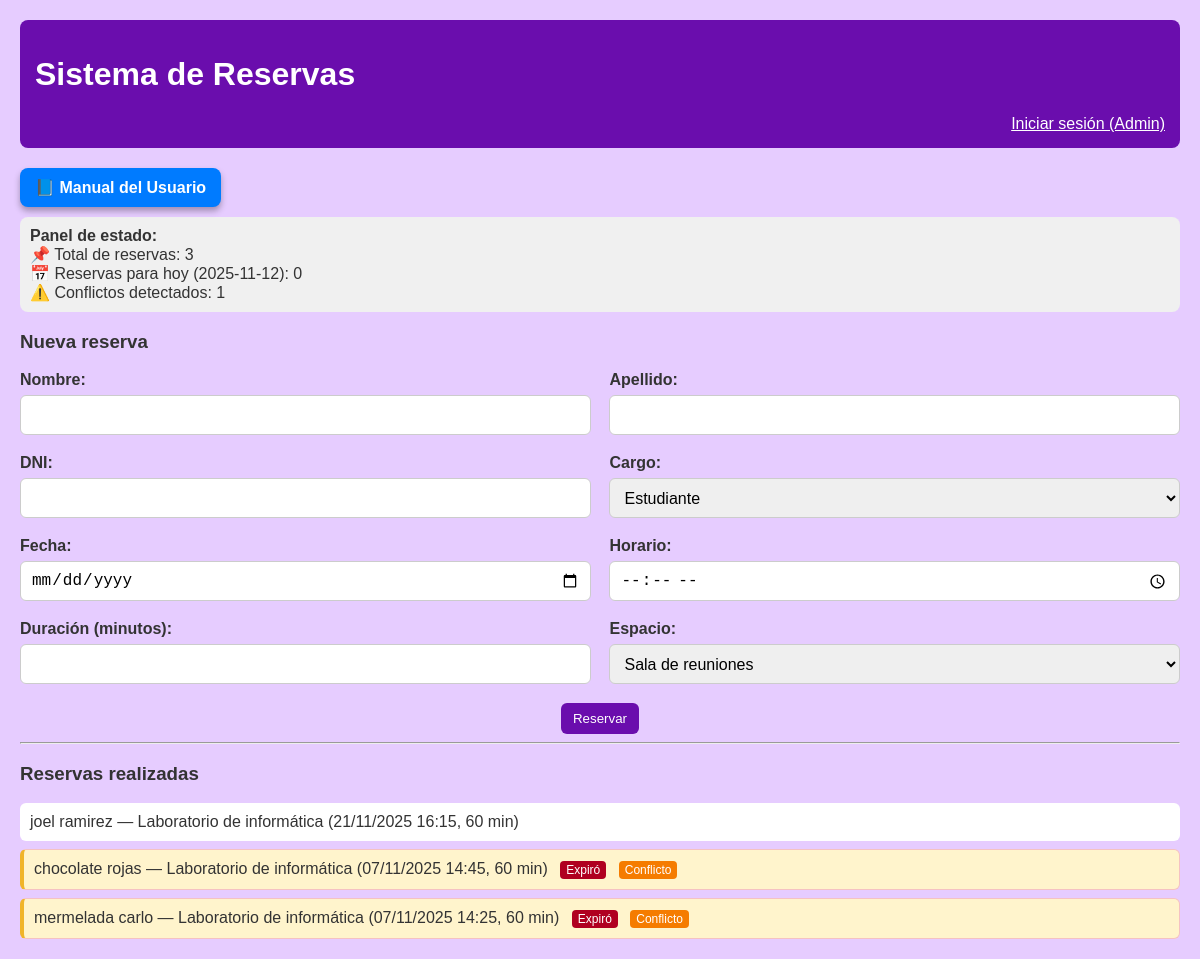
Before: / with the older database file.
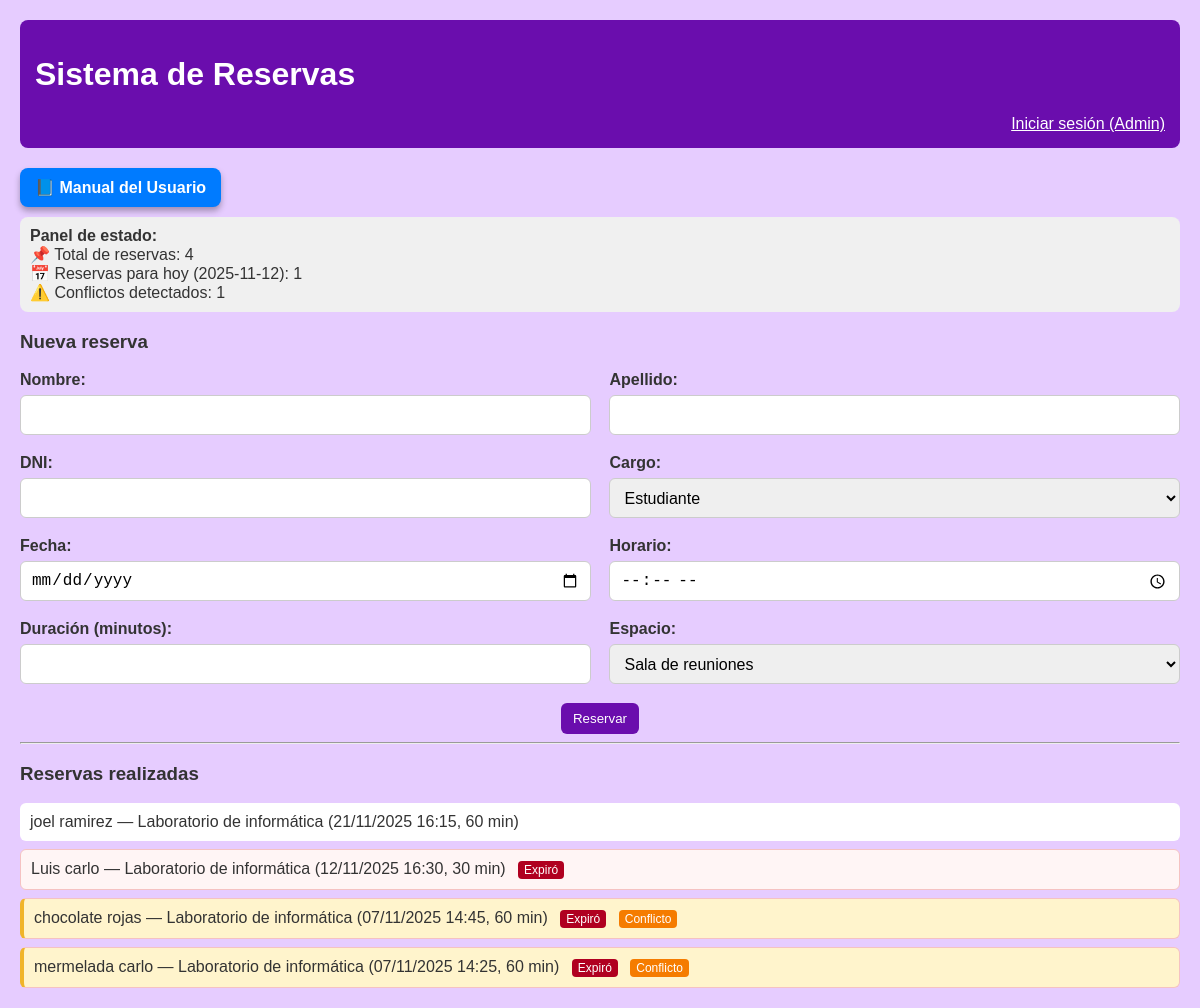
After: the same page with the newer database file.
### tables this page shows
CREATE TABLE reservas (
    id INTEGER PRIMARY KEY AUTOINCREMENT,
    nombre TEXT,
    apellido TEXT,
    dni TEXT,
    cargo TEXT,
    fecha TEXT,
    horario TEXT,
    espacio TEXT
, duracion INTEGER NOT NULL DEFAULT 60);

### funciones.php (called while the page is built, shortened)
<?php
require_once __DIR__ . '/db.php';
function listarReservas(): array {
    global $db;
    $stmt = $db->query("SELECT * FROM reservas ORDER BY id DESC");
    return $stmt->fetchAll(PDO::FETCH_ASSOC);
}
function contarReservas(): int {
    global $db;
    $stmt = $db->query("SELECT COUNT(*) FROM reservas");
    return (int)$stmt->fetchColumn();
}
function contarReservasPorFecha(string $fecha): int {
    global $db;
    $stmt = $db->prepare("SELECT COUNT(*) FROM reservas WHERE fecha = ?");
    $stmt->execute([$fecha]);
    return (int)$stmt->fetchColumn();
}
function detectarConflictos(): array {
    global $db;
    $sql = "SELECT id, fecha, horario, duracion, espacio FROM reservas ORDER BY fecha, espacio, horario";
    $stmt = $db->query($sql);
    $reservas = $stmt->fetchAll(PDO::FETCH_ASSOC);
    $conflictos = [];
    $grupo = [];
    foreach ($reservas as $r) {
        $clave = trim($r['fecha']) . '|' . trim($r['espacio']);
        if (!isset($grupo[$clave])) $grupo[$clave] = [];
        $grupo[$clave][] = $r;
    }
    foreach ($grupo as $clave => $items) {
        $n = count($items);
        for ($i = 0; $i < $n; $i++) {
            $a = $items[$i];
            [$h1, $m1] = array_map('intval', explode(':', $a['horario']));
            $inicio1 = $h1 * 60 + $m1;
            $dur1 = isset($a['duracion']) ? (int)$a['duracion'] : 60;
            $fin1 = $inicio1 + $dur1;
            for ($j = $i + 1; $j < $n; $j++) {
                $b = $items[$j];
                [$h2, $m2] = array_map('intval', explode(':', $b['horario']));
                $inicio2 = $h2 * 60 + $m2;
                $dur2 = isset($b['duracion']) ? (int)$b['duracion'] : 60;
                $fin2 = $inicio2 + $dur2;
                if ($inicio1 < $fin2 && $inicio2 < $fin1) {
                    $conflictos[] = [
                        'fecha' => $a['fecha'],
                        'espacio' => $a['espacio'],
                        'idA' => (int)$a['id'], 'horarioA' => $a['horario'], 'duracionA' => $dur1,
                        'idB' => (int)$b['id'], 'horarioB' => $b['horario'], 'duracionB' => $dur2,
                    ];
                }
            }
        }
    }
    return $conflictos;
}

### index.php (the view, shortened to what the changed rows need)
<?php
require_once __DIR__ . '/funciones.php';
try {
    $reservas = listarReservas();
    $totalReservas = contarReservas();
    $hoy = date("Y-m-d");
    $reservasHoy = contarReservasPorFecha($hoy);
    $conflictos = detectarConflictos();
    $idsConflicto = [];
    foreach ($conflictos as $c) {
        if (isset($c['idA'])) { $idsConflicto[(int)$c['idA']] = true; }
        if (isset($c['idB'])) { $idsConflicto[(int)$c['idB']] = true; }
    }
    $pendientes = [];
    $expiradasList = [];
    foreach ($reservas as $rr) {
        $durTmp = isset($rr['duracion']) ? (int)$rr['duracion'] : 60;
        $inicioTmp = strtotime($rr['fecha'] . ' ' . $rr['horario']);
        $finTmp = $inicioTmp + ($durTmp * 60);
        if (time() > $finTmp) {
            $expiradasList[] = $rr;
        } else {
            $pendientes[] = $rr;
        }
    }
    $reservas = array_merge($pendientes, $expiradasList);
    $idsConflicto = [];
    foreach ($conflictos as $c) {
        if (isset($c['idA'])) { $idsConflicto[(int)$c['idA']] = true; }
        if (isset($c['idB'])) { $idsConflicto[(int)$c['idB']] = true; }
    }
} catch (Exception $e) {
    $reservas = [];
    $totalReservas = 0;
    $reservasHoy = 0;
    $conflictos = [];
    $error_db = "Error al cargar reservas: " . htmlspecialchars($e->getMessage());
}
?>
<!DOCTYPE html>
<html lang="es">
<head>
    <link rel="stylesheet" href="estilo.css?v=2">
    <link rel="stylesheet" href="https://cdnjs.cloudflare.com/ajax/libs/font-awesome/6.4.0/css/all.min.css">
</head>
<body>
<header>
    <h1>Sistema de Reservas</h1>
    <div style="text-align:right;">
    </div>
</header>
<a href="manual.php" class="manual-btn">📘 Manual del Usuario</a>
<div class="panel-estado">
    <strong>Panel de estado:</strong><br>
    📌 Total de reservas: <?= $totalReservas ?><br>
    📅 Reservas para hoy (<?= $hoy ?>): <?= $reservasHoy ?><br>
    ⚠️ Conflictos detectados: <?= count($conflictos) ?>
</div>
<h3>Nueva reserva</h3>
<form method="post" action="admin.php" class="form-grid">
    <div class="campo">
    </div>
    <div class="campo">
    </div>
    <div class="campo">
    </div>
    <div class="campo">
    </div>
    <div class="campo">
    </div>
    <div class="campo">
    </div>
    <div class="campo">
    </div>
    <div class="campo">
    </div>
    <div style="flex:1 1 100%; text-align:center;">
    </div>
</form>
<hr>
<h3>Reservas realizadas</h3>
<ul>
    <?php foreach ($reservas as $r): ?>
        <?php
            $dur = isset($r['duracion']) ? (int)$r['duracion'] : 60;
            $inicioTs = strtotime($r['fecha'] . ' ' . $r['horario']);
            $finTs = $inicioTs + ($dur * 60);
            $expirada = (time() > $finTs);
        ?>
        <li class="<?= $expirada ? 'expirado' : '' ?> <?= isset($idsConflicto[(int)$r['id']]) ? 'en-conflicto' : '' ?>">
            <?= htmlspecialchars($r['nombre'].' '.$r['apellido']) ?>
            — <?= htmlspecialchars($r['espacio']) ?>
            (<?= htmlspecialchars(date('d/m/Y', strtotime($r['fecha'])) . ' ' . $r['horario']) ?>, <?= (int)$dur ?> min)
            <?php if ($expirada): ?>
                <span class="badge-expirado">Expiró</span>
            <?php endif; ?>
            <?php if (isset($idsConflicto[(int)$r['id']])): ?>
                <span class="badge-conflicto">Conflicto</span>
            <?php endif; ?>
        </li>
    <?php endforeach; ?>
</ul>
</body>
</html>

Changed rows visible on the page:
added reservas: nombre+apellido "Luis carlo", espacio "Laboratorio de informática", fecha+horario "12/11/2025 16:30", duracion "30", shows "Expiró"
Other visible differences:
$totalReservas: "3" → "4"
$reservasHoy: "0" → "1"
